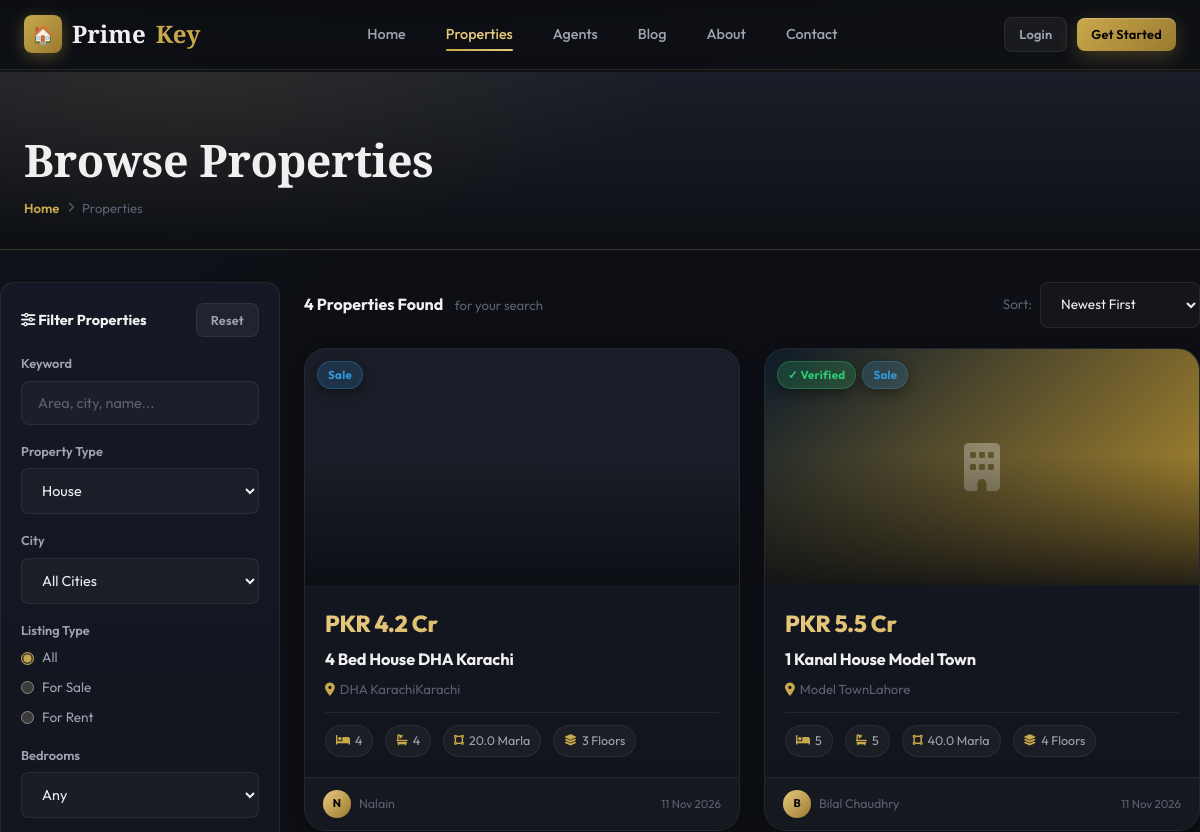
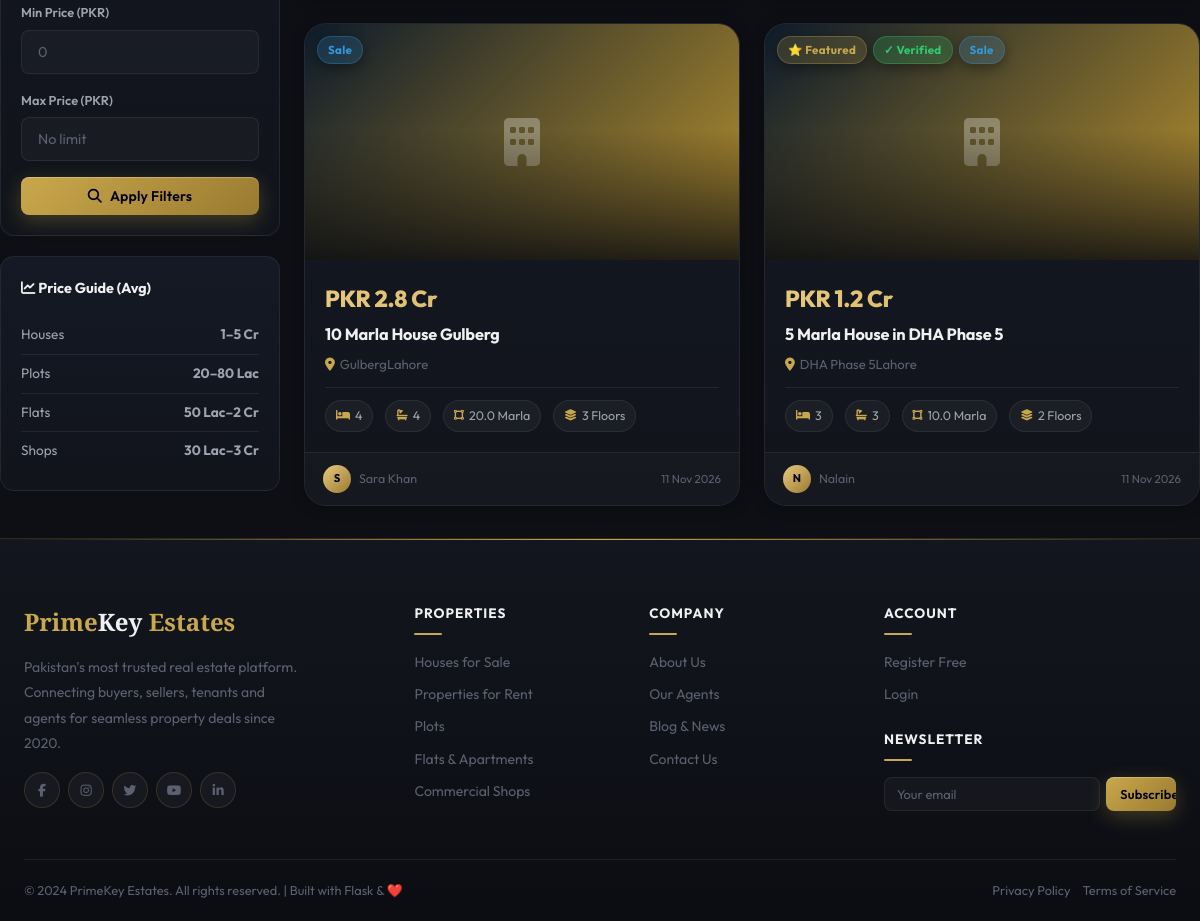
Before: /properties?type_id=1 with the older database file (2 pictures, top to bottom).
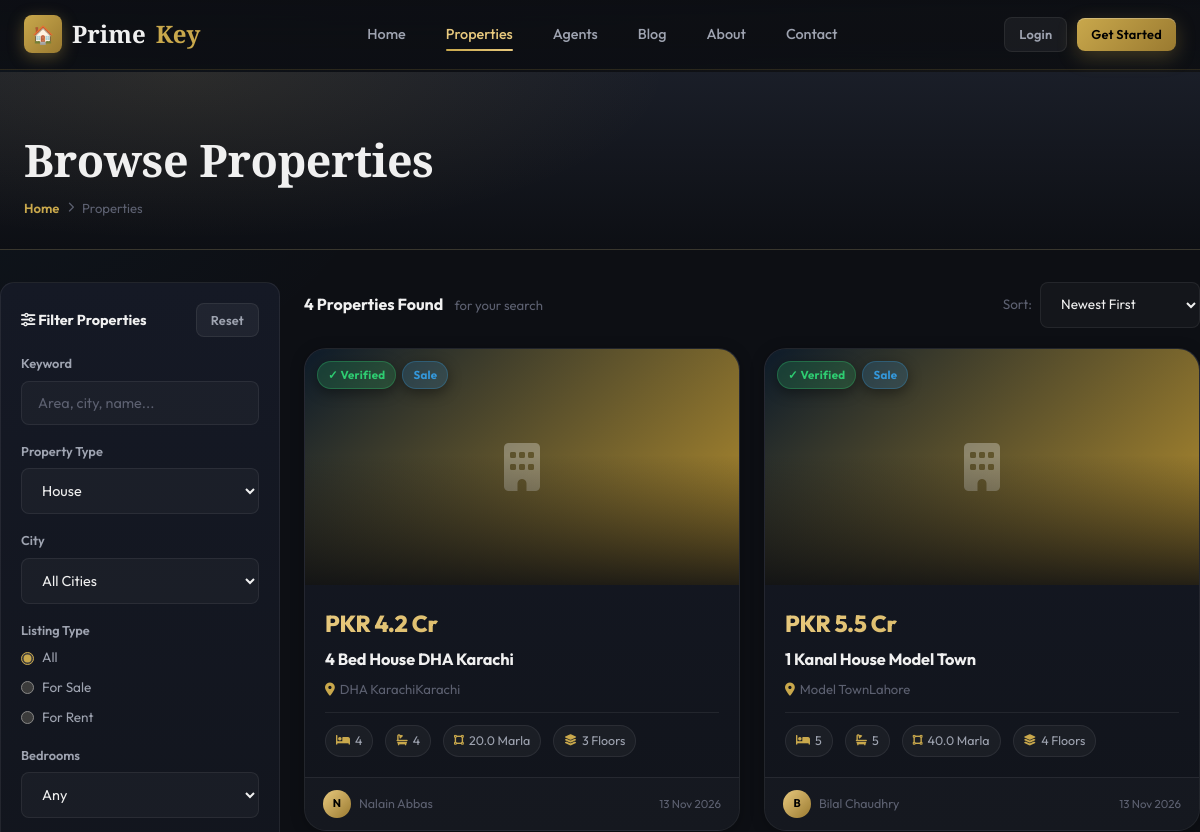
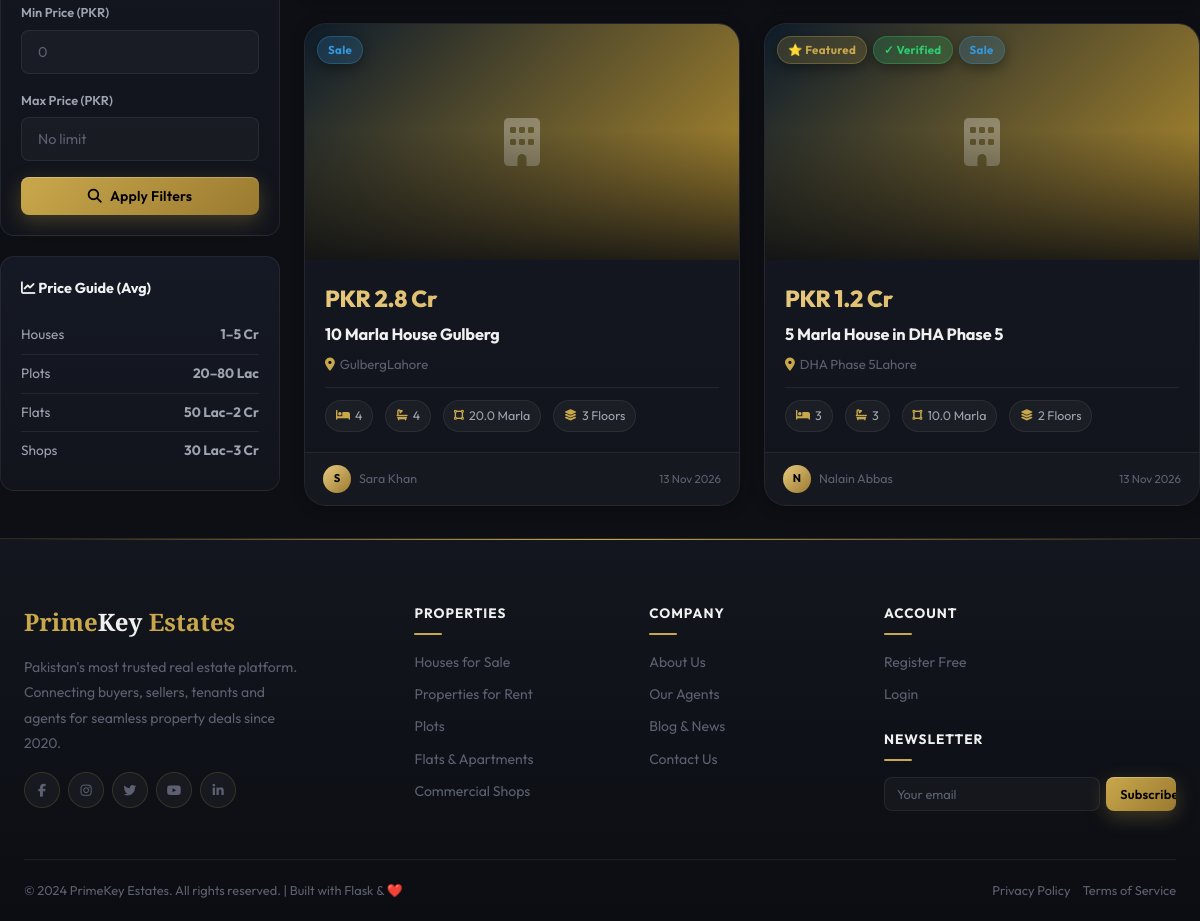
After: the same page with the newer database file (2 pictures, top to bottom).
### app/models.py (models this page shows)
class Property(db.Model):
    __tablename__ = 'properties'
    id           = db.Column(db.Integer, primary_key=True)
    title        = db.Column(db.String(200), nullable=False)
    description  = db.Column(db.Text)
    price        = db.Column(db.Float, nullable=False)
    size         = db.Column(db.Float)              # in marla or sq ft
    size_unit    = db.Column(db.String(20), default='Marla')
    bedrooms     = db.Column(db.Integer, default=0)
    bathrooms    = db.Column(db.Integer, default=0)
    floors       = db.Column(db.Integer, default=1)
    year_built   = db.Column(db.Integer)
    type_id      = db.Column(db.Integer, db.ForeignKey('property_types.id'), nullable=False)
    location_id  = db.Column(db.Integer, db.ForeignKey('locations.id'))
    agent_id     = db.Column(db.Integer, db.ForeignKey('agents.id'))
    status       = db.Column(db.String(30), default='Available')   # Available/Sold/Rented
    listing_type = db.Column(db.String(20), default='Sale')        # Sale/Rent
    is_featured  = db.Column(db.Boolean, default=False)
    is_verified  = db.Column(db.Boolean, default=False)
    views_count  = db.Column(db.Integer, default=0)
    created_at   = db.Column(db.DateTime, default=datetime.utcnow)
    updated_at   = db.Column(db.DateTime, default=datetime.utcnow, onupdate=datetime.utcnow)
    property_type   = db.relationship('PropertyType', back_populates='properties')
    location        = db.relationship('Location', back_populates='properties')
    agent           = db.relationship('Agent', back_populates='properties')
    images          = db.relationship('PropertyImage', back_populates='property', lazy=True, cascade='all, delete-orphan')
    features        = db.relationship('PropertyFeatureMap', back_populates='property', lazy=True, cascade='all, delete-orphan')
    amenities       = db.relationship('PropertyAmenity', back_populates='property', lazy=True, cascade='all, delete-orphan')
    favorites       = db.relationship('Favorite', back_populates='property', lazy=True)
    inquiries       = db.relationship('Inquiry', back_populates='property', lazy=True)
    offers          = db.relationship('Offer', back_populates='property', lazy=True)
    deals           = db.relationship('Deal', back_populates='property', lazy=True)
    site_visits     = db.relationship('SiteVisit', back_populates='property', lazy=True)
    price_history   = db.relationship('PriceHistory', back_populates='property', lazy=True)
    prop_views      = db.relationship('PropertyView', back_populates='property', lazy=True)
    listing         = db.relationship('Listing', back_populates='property', uselist=False, lazy=True)
    shortlist_items = db.relationship('ShortlistProperty', back_populates='property', lazy=True)
    rent_agreements = db.relationship('RentAgreement', back_populates='property', lazy=True)
    maintenance_reqs= db.relationship('MaintenanceRequest', back_populates='property', lazy=True)

class PropertyImage(db.Model):
    __tablename__ = 'property_images'
    id          = db.Column(db.Integer, primary_key=True)
    property_id = db.Column(db.Integer, db.ForeignKey('properties.id'), nullable=False)
    image_url   = db.Column(db.String(300), nullable=False)
    is_primary  = db.Column(db.Boolean, default=False)
    uploaded_at = db.Column(db.DateTime, default=datetime.utcnow)
    property    = db.relationship('Property', back_populates='images')

class User(db.Model):
    __tablename__ = 'users'
    id           = db.Column(db.Integer, primary_key=True)
    name         = db.Column(db.String(100), nullable=False)
    email        = db.Column(db.String(120), unique=True, nullable=False)
    password     = db.Column(db.String(200), nullable=False)
    phone        = db.Column(db.String(20))
    cnic         = db.Column(db.String(20))
    profile_pic  = db.Column(db.String(200), default='default_user.png')
    role_id      = db.Column(db.Integer, db.ForeignKey('roles.id'), nullable=False, default=3)
    is_active    = db.Column(db.Boolean, default=True)
    created_at   = db.Column(db.DateTime, default=datetime.utcnow)
    role              = db.relationship('Role', back_populates='users')
    agent_profile     = db.relationship('Agent', back_populates='user', uselist=False)
    favorites         = db.relationship('Favorite', back_populates='client', lazy=True)
    inquiries         = db.relationship('Inquiry', back_populates='client', lazy=True)
    offers            = db.relationship('Offer', back_populates='client', lazy=True)
    deals_as_buyer    = db.relationship('Deal', foreign_keys='Deal.buyer_id', back_populates='buyer', lazy=True)
    site_visits       = db.relationship('SiteVisit', foreign_keys='SiteVisit.client_id', back_populates='client', lazy=True)
    notifications     = db.relationship('Notification', back_populates='user', lazy=True)
    activity_logs     = db.relationship('ActivityLog', back_populates='user', lazy=True)
    blogs             = db.relationship('Blog', back_populates='author', lazy=True)
    shortlists        = db.relationship('Shortlist', back_populates='client', lazy=True)
    property_views    = db.relationship('PropertyView', back_populates='user', lazy=True)
    search_logs       = db.relationship('SearchLog', back_populates='user', lazy=True)
    reviews_given     = db.relationship('AgentReview', back_populates='client', lazy=True)
    rent_as_tenant    = db.relationship('RentAgreement', foreign_keys='RentAgreement.tenant_id', back_populates='tenant', lazy=True)
    maintenance_reqs  = db.relationship('MaintenanceRequest', back_populates='tenant', lazy=True)
    coupon_uses       = db.relationship('CouponUse', back_populates='user', lazy=True)
    business_reports  = db.relationship('BusinessReport', back_populates='generated_by_user', lazy=True)

class Area(db.Model):
    __tablename__ = 'areas'
    id      = db.Column(db.Integer, primary_key=True)
    city_id = db.Column(db.Integer, db.ForeignKey('cities.id'), nullable=False)
    name    = db.Column(db.String(100), nullable=False)
    city    = db.relationship('City', back_populates='areas')
    sectors = db.relationship('Sector', back_populates='area', lazy=True)

class City(db.Model):
    __tablename__ = 'cities'
    id       = db.Column(db.Integer, primary_key=True)
    name     = db.Column(db.String(100), nullable=False)
    province = db.Column(db.String(100))
    areas    = db.relationship('Area', back_populates='city', lazy=True)

### app/blueprints/public/routes.py (the view)
@public_bp.route('/properties')
def properties():
    query       = (request.args.get('keyword') or request.args.get('q', '')).strip()
    type_id     = request.args.get('type_id', 0, type=int)
    city_id     = request.args.get('city_id', 0, type=int)
    listing_type= request.args.get('listing_type', '')
    min_price   = request.args.get('min_price', 0, type=float)
    max_price   = request.args.get('max_price', 999999999, type=float)
    min_bed     = request.args.get('bedrooms', request.args.get('min_bed', 0, type=int), type=int)
    sort        = request.args.get('sort', 'newest')
    page        = request.args.get('page', 1, type=int)
    if query and session.get('user_id'):
        sl = SearchLog(user_id=session['user_id'], query=query)
        db.session.add(sl)
        db.session.commit()
    q = Property.query.filter(Property.price.between(min_price, max_price))
    if type_id:
        q = q.filter_by(type_id=type_id)
    if listing_type:
        q = q.filter_by(listing_type=listing_type)
    if city_id:
        q = q.join(Property.location).filter_by(city_id=city_id)
    if min_bed:
        q = q.filter(Property.bedrooms >= min_bed)
    if query:
        q = q.filter(or_(Property.title.ilike(f'%{query}%'),
                         Property.description.ilike(f'%{query}%')))
    sort_map = {
        'newest':     Property.created_at.desc(),
        'oldest':     Property.created_at.asc(),
        'price_asc':  Property.price.asc(),
        'price_desc': Property.price.desc(),
    }
    props      = q.order_by(sort_map.get(sort, Property.created_at.desc())).paginate(page=page, per_page=9, error_out=False)
    prop_types = PropertyType.query.all()
    cities     = City.query.all()
    filters    = {k: v for k, v in request.args.items() if k != 'page' and v}
    return render_template('properties/list.html',
        props=props, prop_types=prop_types, cities=cities, filters=filters)

### app/templates/properties/list.html (shortened to what the changed rows need)
{% extends 'base.html' %}
{% block content %}
<div class="page-header">
  <div class="container">
    <h1>Browse Properties</h1>
  </div>
</div>
<div class="container py-32">
  <div class="d-flex gap-24" style="align-items:flex-start;">
    <main style="flex:1;min-width:0;">
      {% if props.items %}
      <div class="prop-grid">
        {% for prop in props.items %}
        <div class="prop-card animate-fade-up">
          <div class="prop-img-wrap">
            {% if prop.images %}
              <img src="{{ url_for('static', filename='images/uploads/' + prop.images[0].image_url) }}" alt="{{ prop.title }}" loading="lazy">
            {% else %}
              <div class="prop-img-placeholder" style="background:linear-gradient(135deg,#0d1b2a,#b8912e);display:flex;align-items:center;justify-content:center;height:100%;"><i class="fa-solid fa-building" style="font-size:3rem;color:rgba(255,255,255,0.3)"></i></div>
            {% endif %}
            <div class="prop-badges">
              {% if prop.is_featured %}<span class="badge badge-gold">⭐ Featured</span>{% endif %}
              {% if prop.is_verified %}<span class="badge badge-success">✓ Verified</span>{% endif %}
              <span class="badge {% if prop.listing_type == 'Sale' %}badge-info{% else %}badge-warning{% endif %}">{{ prop.listing_type }}</span>
            </div>
          </div>
          <div class="prop-body">
            <div class="prop-price">
              PKR {% if prop.price >= 10000000 %}{{ '%.1f'|format(prop.price/10000000) }} Cr{% elif prop.price >= 100000 %}{{ '%.1f'|format(prop.price/100000) }} Lac{% else %}{{ '{:,.0f}'.format(prop.price) }}{% endif %}
            </div>
            <h3 class="prop-title">
              <a href="{{ url_for('public.property_detail', prop_id=prop.id) }}">{{ prop.title }}</a>
            </h3>
            <div class="prop-location"><i class="fa-solid fa-location-dot"></i> {{ prop.location.area.name if prop.location.area else '' }}{% if prop.area and prop.city %}, {% endif %}{{ prop.location.city.name if prop.location.city else '' }}</div>
            <div class="prop-features">
              {% if prop.bedrooms %}<span><i class="fa-solid fa-bed"></i> {{ prop.bedrooms }}</span>{% endif %}
              {% if prop.bathrooms %}<span><i class="fa-solid fa-bath"></i> {{ prop.bathrooms }}</span>{% endif %}
              {% if prop.size %}<span><i class="fa-solid fa-vector-square"></i> {{ prop.size }} {{ prop.size_unit }}</span>{% endif %}
              {% if prop.floors %}<span><i class="fa-solid fa-layer-group"></i> {{ prop.floors }} Floor{{ 's' if prop.floors > 1 }}</span>{% endif %}
            </div>
          </div>
          <div class="prop-footer">
            <div class="prop-agent">
              <div class="prop-agent-avatar">{{ prop.agent.user.name[0].upper() if prop.agent else 'A' }}</div>
              <span>{{ prop.agent.user.name if prop.agent else 'Agent' }}</span>
            </div>
            <span class="prop-date">{{ prop.created_at.strftime('%d %b %Y') }}</span>
          </div>
        </div>
        {% endfor %}
      </div>
      {% endif %}
    </main>
  </div>
</div>
{% endblock %}

Changed rows visible on the page:
changed Property "4 Bed House DHA Karachi": agent.user "Nalain" → "Nalain Abbas"; created_at "11 Nov 2026" → "13 Nov 2026"; now shows "✓ Verified"
changed Property "1 Kanal House Model Town": created_at "11 Nov 2026" → "13 Nov 2026"
changed Property "10 Marla House Gulberg": created_at "11 Nov 2026" → "13 Nov 2026"
changed Property "5 Marla House in DHA Phase 5": agent.user "Nalain" → "Nalain Abbas"; created_at "11 Nov 2026" → "13 Nov 2026"
